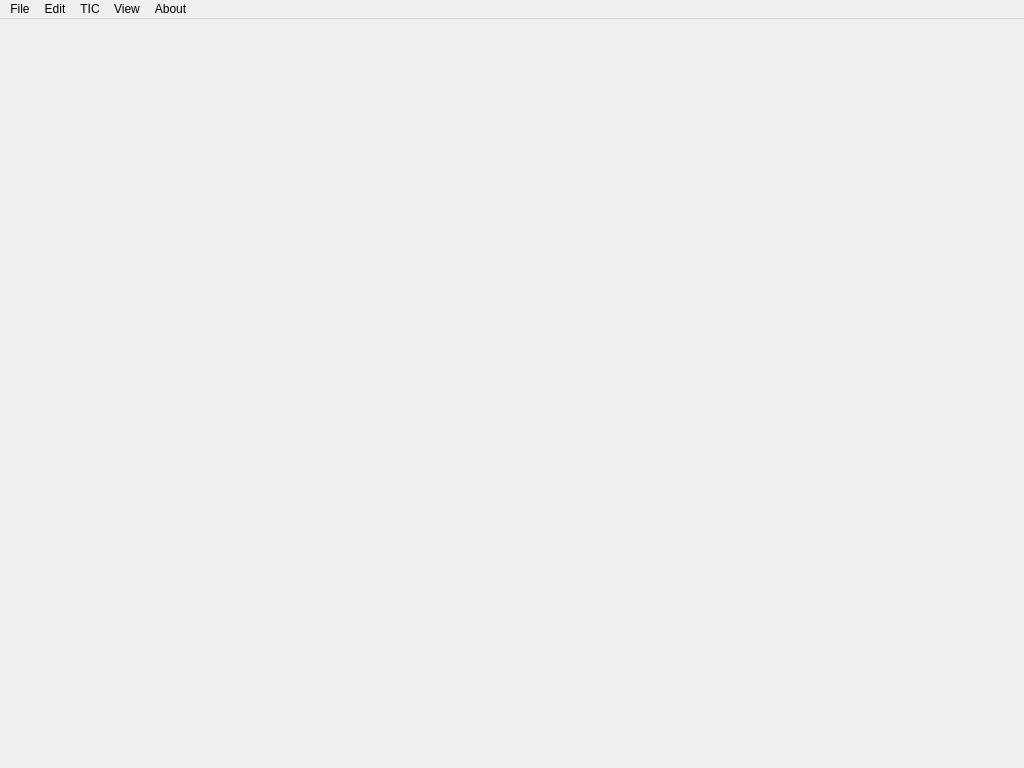
<?xml version="1.0" encoding="UTF-8"?>
<ui version="4.0">
 <class>MainTigerWindow</class>
 <widget class="QMainWindow" name="MainTigerWindow">
  <property name="geometry">
   <rect>
    <x>0</x>
    <y>0</y>
    <width>1024</width>
    <height>768</height>
   </rect>
  </property>
  <property name="minimumSize">
   <size>
    <width>1024</width>
    <height>768</height>
   </size>
  </property>
  <property name="windowTitle">
   <string>TIGER - Topological Interlocking GEneratoR</string>
  </property>
  <property name="windowIcon">
   <iconset>
    <normaloff>:/Icons/help.png</normaloff>:/Icons/help.png</iconset>
  </property>
  <property name="iconSize">
   <size>
    <width>22</width>
    <height>22</height>
   </size>
  </property>
  <widget class="QWidget" name="centralwidget">
   <layout class="QGridLayout" name="gridLayout">
    <item row="0" column="0">
     <widget class="QVTKOpenGLNativeWidget" name="qvtkWidget" native="true"/>
    </item>
   </layout>
  </widget>
  <widget class="QMenuBar" name="menuBar">
   <property name="geometry">
    <rect>
     <x>0</x>
     <y>0</y>
     <width>1024</width>
     <height>25</height>
    </rect>
   </property>
   <widget class="QMenu" name="menuFile">
    <property name="title">
     <string>File</string>
    </property>
    <widget class="QMenu" name="menuNew">
     <property name="title">
      <string>New</string>
     </property>
     <widget class="QMenu" name="menuNewTessellation">
      <property name="title">
       <string>Tessellation</string>
      </property>
      <widget class="QMenu" name="menuNewParametricSurface">
       <property name="title">
        <string>Parametric Surface</string>
       </property>
       <addaction name="actionNewBendedSquareGeometry"/>
       <addaction name="actionNewConeGeometry"/>
       <addaction name="actionNewCylinderGeometry"/>
       <addaction name="actionNewParaboloidGeometry"/>
       <addaction name="actionNewSquareGridGeometry"/>
       <addaction name="actionNewTorusGeometry"/>
       <addaction name="actionNewTruncatedConeGeometry"/>
       <addaction name="actionNewCyclideGeometry"/>
      </widget>
      <widget class="QMenu" name="menuNewPolygon">
       <property name="title">
        <string>Polygon</string>
       </property>
       <addaction name="actionNewEquilateralTriangleGeometry"/>
       <addaction name="actionNewNsidedRegularPolygonGeometry"/>
       <addaction name="actionNewRectangleGeometry"/>
       <addaction name="actionNewSquareGeometry"/>
      </widget>
      <widget class="QMenu" name="menuNewSolid">
       <property name="title">
        <string>Solid</string>
       </property>
       <addaction name="actionNewPlatonicSolidGeometry"/>
       <addaction name="actionNewArchimedeanSolidGeometry"/>
      </widget>
      <addaction name="menuNewParametricSurface"/>
      <addaction name="menuNewPolygon"/>
      <addaction name="menuNewSolid"/>
      <addaction name="separator"/>
      <addaction name="actionNewObjFileGeometry"/>
     </widget>
     <addaction name="actionNewWorkspace"/>
     <addaction name="menuNewTessellation"/>
    </widget>
    <widget class="QMenu" name="menuSaveGeogebraJsFile">
     <property name="title">
      <string>Save Geogebra JS File</string>
     </property>
     <addaction name="actionSaveGeogebraJsTessellationFile"/>
     <addaction name="actionSaveGeogebraJsAllAssemblyFile"/>
     <addaction name="actionSaveGeogebraJsAssemblyFilePerBlock"/>
     <addaction name="actionSaveGeogebraJsAllInterfacePolygonsFile"/>
     <addaction name="separator"/>
     <addaction name="actionSaveGeogebraJsAllFile"/>
    </widget>
    <widget class="QMenu" name="menuSaveOBJFile">
     <property name="title">
      <string>Save OBJ File</string>
     </property>
     <addaction name="actionSaveObjTessellationFile"/>
     <addaction name="actionSaveObjAllAssemblyFile"/>
     <addaction name="actionSaveObjAssemblyFilePerBlock"/>
     <addaction name="actionSaveObjAllInterfacePolygonsFile"/>
     <addaction name="actionSaveObjWorkspaceFile"/>
    </widget>
    <widget class="QMenu" name="menuSaveVRMLFile">
     <property name="title">
      <string>Save VRML File</string>
     </property>
     <addaction name="actionSaveVrmlTessellationFile"/>
     <addaction name="actionSaveVrmlAssemblyFile"/>
     <addaction name="actionSaveVrmlAssemblyFilePerBlock"/>
     <addaction name="actionSaveVrmlInterfacePolygonsFile"/>
     <addaction name="actionSaveVrmlWorkspaceFile"/>
    </widget>
    <addaction name="menuNew"/>
    <addaction name="separator"/>
    <addaction name="actionSaveAbaqusFile"/>
    <addaction name="menuSaveGeogebraJsFile"/>
    <addaction name="menuSaveOBJFile"/>
    <addaction name="menuSaveVRMLFile"/>
    <addaction name="separator"/>
    <addaction name="actionClose"/>
   </widget>
   <widget class="QMenu" name="menuEdit">
    <property name="title">
     <string>Edit</string>
    </property>
    <widget class="QMenu" name="menuEditTessellation">
     <property name="title">
      <string>Tessellation</string>
     </property>
     <addaction name="actionEditTessellationCentroidToOrigin"/>
     <addaction name="actionEditDualTessellation"/>
     <addaction name="actionEditTileSubdivision"/>
     <addaction name="actionEditFlipTessellation"/>
     <addaction name="actionEditNormalizeVertices"/>
     <addaction name="actionEditRotateTessellation"/>
     <addaction name="actionEditScaleTessellation"/>
    </widget>
    <widget class="QMenu" name="menuEditAssembly">
     <property name="title">
      <string>Assembly</string>
     </property>
     <widget class="QMenu" name="menuEditAssemblyClip">
      <property name="title">
       <string>Clip</string>
      </property>
      <addaction name="actionEditAssemblyClipExact"/>
      <addaction name="actionEditAssemblyClipTileOffset"/>
      <addaction name="actionEditAssemblyClipAdaptiveTileOffset"/>
     </widget>
     <addaction name="menuEditAssemblyClip"/>
     <addaction name="separator"/>
     <addaction name="actionEditRestoreAssembly"/>
    </widget>
    <addaction name="menuEditTessellation"/>
    <addaction name="menuEditAssembly"/>
   </widget>
   <widget class="QMenu" name="menuTic">
    <property name="title">
     <string>TIC</string>
    </property>
    <addaction name="actionTicSetCentersAndDirections"/>
    <addaction name="separator"/>
    <addaction name="actionTicTiltingAngleMethod"/>
    <addaction name="actionTicHeightBisectionMethod"/>
    <addaction name="separator"/>
    <addaction name="actionTicEnableDisableSpecificBlocks"/>
    <addaction name="actionTicAddBlockWeightLoads"/>
    <addaction name="actionTicAddBlockForceTorqueLoads"/>
    <addaction name="actionTicResetBlockLoads"/>
    <addaction name="actionTicFixBottomBlocks"/>
    <addaction name="separator"/>
    <addaction name="actionTicCalculateOverlapping"/>
    <addaction name="actionTicCalculateInterfaces"/>
    <addaction name="separator"/>
    <addaction name="actionTicStaticEquilibriumAnalysis"/>
   </widget>
   <widget class="QMenu" name="menuView">
    <property name="title">
     <string>View</string>
    </property>
    <widget class="QMenu" name="menuViewWorkspace">
     <property name="title">
      <string>Workspace</string>
     </property>
     <widget class="QMenu" name="menuViewTessellation">
      <property name="title">
       <string>Tessellation</string>
      </property>
      <addaction name="actionViewTessellationGeometry"/>
      <addaction name="actionViewTessellationBoundingBox"/>
     </widget>
     <widget class="QMenu" name="menuViewAssembly">
      <property name="title">
       <string>Assembly</string>
      </property>
      <addaction name="actionViewAssemblyGeometry"/>
      <addaction name="actionViewAssemblyBlockIndices"/>
      <addaction name="actionViewAssemblyBoundingBoxes"/>
     </widget>
     <widget class="QMenu" name="menuViewInterfacePolygons">
      <property name="title">
       <string>Interface Polygons</string>
      </property>
      <addaction name="actionViewPlainInterfaces"/>
      <addaction name="actionViewCompressionForces"/>
      <addaction name="actionViewTensionForces"/>
      <addaction name="actionViewUTangentialForces"/>
      <addaction name="actionViewVTangentialForces"/>
      <addaction name="separator"/>
      <addaction name="actionViewCapInterfaceForces"/>
     </widget>
     <addaction name="actionViewAxes"/>
     <addaction name="actionViewGrid"/>
     <addaction name="menuViewTessellation"/>
     <addaction name="actionViewTileCenters"/>
     <addaction name="actionViewEdgeDirections"/>
     <addaction name="menuViewAssembly"/>
     <addaction name="menuViewInterfacePolygons"/>
     <addaction name="separator"/>
     <addaction name="actionViewShowAll"/>
     <addaction name="actionViewHideAll"/>
    </widget>
    <widget class="QMenu" name="menuViewCamera">
     <property name="title">
      <string>Camera</string>
     </property>
     <addaction name="actionCameraFront"/>
     <addaction name="actionCameraBack"/>
     <addaction name="actionCameraLeft"/>
     <addaction name="actionCameraRight"/>
     <addaction name="actionCameraTop"/>
     <addaction name="actionCameraBottom"/>
     <addaction name="separator"/>
     <addaction name="actionCameraManual"/>
     <addaction name="actionCameraReset"/>
    </widget>
    <addaction name="menuViewWorkspace"/>
    <addaction name="menuViewCamera"/>
   </widget>
   <widget class="QMenu" name="menuAbout">
    <property name="title">
     <string>About</string>
    </property>
   </widget>
   <addaction name="menuFile"/>
   <addaction name="menuEdit"/>
   <addaction name="menuTic"/>
   <addaction name="menuView"/>
   <addaction name="menuAbout"/>
  </widget>
  <action name="actionEditTileSubdivision">
   <property name="text">
    <string>Face Subdivision</string>
   </property>
  </action>
  <action name="actionEditNormalizeVertices">
   <property name="text">
    <string>Normalize Vertices</string>
   </property>
  </action>
  <action name="actionEditScaleTessellation">
   <property name="text">
    <string>Scale</string>
   </property>
  </action>
  <action name="actionEditRestoreAssembly">
   <property name="text">
    <string>Restore Assembly</string>
   </property>
  </action>
  <action name="actionTicTiltingAngleMethod">
   <property name="text">
    <string>Tilting Angle Method</string>
   </property>
  </action>
  <action name="actionTicHeightBisectionMethod">
   <property name="text">
    <string>Height-Bisection Method</string>
   </property>
  </action>
  <action name="actionTicStaticEquilibriumAnalysis">
   <property name="text">
    <string>Static Equilibrium Analysis</string>
   </property>
  </action>
  <action name="actionViewAxes">
   <property name="checkable">
    <bool>true</bool>
   </property>
   <property name="checked">
    <bool>true</bool>
   </property>
   <property name="text">
    <string>Axes</string>
   </property>
  </action>
  <action name="actionViewGrid">
   <property name="checkable">
    <bool>true</bool>
   </property>
   <property name="checked">
    <bool>true</bool>
   </property>
   <property name="text">
    <string>Grid</string>
   </property>
  </action>
  <action name="actionViewTileCenters">
   <property name="checkable">
    <bool>true</bool>
   </property>
   <property name="checked">
    <bool>true</bool>
   </property>
   <property name="text">
    <string>Tile Centers</string>
   </property>
  </action>
  <action name="actionViewEdgeDirections">
   <property name="checkable">
    <bool>true</bool>
   </property>
   <property name="checked">
    <bool>true</bool>
   </property>
   <property name="text">
    <string>Edge Directions</string>
   </property>
  </action>
  <action name="actionViewShowAll">
   <property name="text">
    <string>Show All</string>
   </property>
  </action>
  <action name="actionViewHideAll">
   <property name="text">
    <string>Hide All</string>
   </property>
  </action>
  <action name="actionNewWorkspace">
   <property name="text">
    <string>Workspace</string>
   </property>
  </action>
  <action name="actionNewObjFileGeometry">
   <property name="text">
    <string>From OBJ file</string>
   </property>
  </action>
  <action name="actionNewBendedSquareGeometry">
   <property name="text">
    <string>Bended Square</string>
   </property>
  </action>
  <action name="actionNewConeGeometry">
   <property name="text">
    <string>Cone</string>
   </property>
  </action>
  <action name="actionNewCylinderGeometry">
   <property name="text">
    <string>Cylinder</string>
   </property>
  </action>
  <action name="actionNewSquareGridGeometry">
   <property name="text">
    <string>Square Grid</string>
   </property>
  </action>
  <action name="actionNewTorusGeometry">
   <property name="text">
    <string>Torus</string>
   </property>
  </action>
  <action name="actionNewTruncatedConeGeometry">
   <property name="text">
    <string>Truncated Cone</string>
   </property>
  </action>
  <action name="actionNewEquilateralTriangleGeometry">
   <property name="text">
    <string>Equilateral Triangle</string>
   </property>
  </action>
  <action name="actionNewNsidedRegularPolygonGeometry">
   <property name="text">
    <string>N-sided Regular Polygon</string>
   </property>
  </action>
  <action name="actionNewRectangleGeometry">
   <property name="text">
    <string>Rectangle</string>
   </property>
  </action>
  <action name="actionNewSquareGeometry">
   <property name="text">
    <string>Square</string>
   </property>
  </action>
  <action name="actionNewPlatonicSolidGeometry">
   <property name="text">
    <string>Platonic Solid</string>
   </property>
  </action>
  <action name="actionNewArchimedeanSolidGeometry">
   <property name="text">
    <string>Archimedean Solid</string>
   </property>
  </action>
  <action name="actionCameraFront">
   <property name="text">
    <string>Front</string>
   </property>
  </action>
  <action name="actionCameraBack">
   <property name="text">
    <string>Back</string>
   </property>
  </action>
  <action name="actionCameraLeft">
   <property name="text">
    <string>Left</string>
   </property>
  </action>
  <action name="actionCameraRight">
   <property name="text">
    <string>Right</string>
   </property>
  </action>
  <action name="actionCameraTop">
   <property name="text">
    <string>Top</string>
   </property>
  </action>
  <action name="actionCameraBottom">
   <property name="text">
    <string>Bottom</string>
   </property>
  </action>
  <action name="actionCameraManual">
   <property name="text">
    <string>Manual</string>
   </property>
  </action>
  <action name="actionCameraReset">
   <property name="text">
    <string>Reset</string>
   </property>
  </action>
  <action name="actionClose">
   <property name="text">
    <string>Close</string>
   </property>
  </action>
  <action name="actionEditDualTessellation">
   <property name="text">
    <string>Dual</string>
   </property>
  </action>
  <action name="actionNewParaboloidGeometry">
   <property name="text">
    <string>Paraboloid</string>
   </property>
  </action>
  <action name="actionTicSetCentersAndDirections">
   <property name="text">
    <string>Set Centers and Directions</string>
   </property>
  </action>
  <action name="actionSaveAbaqusFile">
   <property name="text">
    <string>Save Abaqus File</string>
   </property>
  </action>
  <action name="actionSaveGeogebraJsTessellationFile">
   <property name="text">
    <string>Tessellation</string>
   </property>
  </action>
  <action name="actionSaveGeogebraJsAllAssemblyFile">
   <property name="text">
    <string>Assembly (Single File)</string>
   </property>
  </action>
  <action name="actionSaveGeogebraJsAllInterfacePolygonsFile">
   <property name="text">
    <string>Interface Polygons</string>
   </property>
  </action>
  <action name="actionSaveGeogebraJsAllFile">
   <property name="text">
    <string>All Together</string>
   </property>
  </action>
  <action name="actionSaveGeogebraJsAssemblyFilePerBlock">
   <property name="text">
    <string>Assembly (File per Block)</string>
   </property>
  </action>
  <action name="actionSaveObjTessellationFile">
   <property name="text">
    <string>Tessellation</string>
   </property>
  </action>
  <action name="actionSaveObjAllAssemblyFile">
   <property name="text">
    <string>Assembly (Single File)</string>
   </property>
  </action>
  <action name="actionSaveObjAssemblyFilePerBlock">
   <property name="text">
    <string>Assembly (File per Block)</string>
   </property>
  </action>
  <action name="actionSaveObjAllInterfacePolygonsFile">
   <property name="text">
    <string>Interface Polygons</string>
   </property>
  </action>
  <action name="actionEditAssemblyClipExact">
   <property name="text">
    <string>Exact</string>
   </property>
  </action>
  <action name="actionEditAssemblyClipTileOffset">
   <property name="text">
    <string>Tile Offset</string>
   </property>
  </action>
  <action name="actionEditAssemblyClipAdaptiveTileOffset">
   <property name="text">
    <string>Adaptive Tile Offset</string>
   </property>
  </action>
  <action name="actionEditRotateTessellation">
   <property name="text">
    <string>Rotate</string>
   </property>
  </action>
  <action name="actionEditTessellationCentroidToOrigin">
   <property name="text">
    <string>Centroid to Origin</string>
   </property>
  </action>
  <action name="actionTicCalculateInterfaces">
   <property name="text">
    <string>Calculate Interfaces</string>
   </property>
  </action>
  <action name="actionTicCalculateOverlapping">
   <property name="text">
    <string>Calculate Overlapping</string>
   </property>
  </action>
  <action name="actionTicFixBottomBlocks">
   <property name="text">
    <string>Fix Bottom Blocks</string>
   </property>
  </action>
  <action name="actionViewTessellationGeometry">
   <property name="checkable">
    <bool>true</bool>
   </property>
   <property name="checked">
    <bool>true</bool>
   </property>
   <property name="text">
    <string>Geometry</string>
   </property>
  </action>
  <action name="actionViewTessellationBoundingBox">
   <property name="checkable">
    <bool>true</bool>
   </property>
   <property name="text">
    <string>Bounding Box</string>
   </property>
  </action>
  <action name="actionViewAssemblyGeometry">
   <property name="checkable">
    <bool>true</bool>
   </property>
   <property name="checked">
    <bool>true</bool>
   </property>
   <property name="text">
    <string>Geometry</string>
   </property>
  </action>
  <action name="actionViewAssemblyBoundingBoxes">
   <property name="checkable">
    <bool>true</bool>
   </property>
   <property name="text">
    <string>Bounding Boxes</string>
   </property>
  </action>
  <action name="actionViewPlainInterfaces">
   <property name="checkable">
    <bool>true</bool>
   </property>
   <property name="text">
    <string>Plain</string>
   </property>
  </action>
  <action name="actionViewCompressionForces">
   <property name="checkable">
    <bool>true</bool>
   </property>
   <property name="text">
    <string>Compression Forces</string>
   </property>
  </action>
  <action name="actionViewTensionForces">
   <property name="checkable">
    <bool>true</bool>
   </property>
   <property name="text">
    <string>Tension Forces</string>
   </property>
  </action>
  <action name="actionViewUTangentialForces">
   <property name="checkable">
    <bool>true</bool>
   </property>
   <property name="text">
    <string>U-Tangential Forces</string>
   </property>
  </action>
  <action name="actionViewVTangentialForces">
   <property name="checkable">
    <bool>true</bool>
   </property>
   <property name="text">
    <string>V-Tangential Forces</string>
   </property>
  </action>
  <action name="actionSaveObjWorkspaceFile">
   <property name="text">
    <string>Workspace</string>
   </property>
  </action>
  <action name="actionSaveVrmlTessellationFile">
   <property name="text">
    <string>Tessellation</string>
   </property>
  </action>
  <action name="actionSaveVrmlAssemblyFile">
   <property name="text">
    <string>Assembly (Single File)</string>
   </property>
  </action>
  <action name="actionSaveVrmlAssemblyFilePerBlock">
   <property name="text">
    <string>Assembly (File per Block)</string>
   </property>
  </action>
  <action name="actionSaveVrmlInterfacePolygonsFile">
   <property name="text">
    <string>Interfaces</string>
   </property>
  </action>
  <action name="actionSaveVrmlWorkspaceFile">
   <property name="text">
    <string>Workspace</string>
   </property>
  </action>
  <action name="actionEditFlipTessellation">
   <property name="text">
    <string>Flip</string>
   </property>
  </action>
  <action name="actionNewCyclideGeometry">
   <property name="text">
    <string>Cyclide</string>
   </property>
  </action>
  <action name="actionTicAddBlockWeightLoads">
   <property name="text">
    <string>Add Block Weight Loads</string>
   </property>
  </action>
  <action name="actionTicAddBlockForceTorqueLoads">
   <property name="text">
    <string>Add Block Force/Torque Loads</string>
   </property>
  </action>
  <action name="actionTicEnableDisableAllBlocks">
   <property name="text">
    <string>Enable/Disable All Blocks</string>
   </property>
  </action>
  <action name="actionTicEnableDisableSpecificBlocks">
   <property name="text">
    <string>Enable/Disable Specific Blocks</string>
   </property>
  </action>
  <action name="actionViewAssemblyBlockIndices">
   <property name="checkable">
    <bool>true</bool>
   </property>
   <property name="text">
    <string>Block Indices</string>
   </property>
  </action>
  <action name="actionTicResetBlockLoads">
   <property name="text">
    <string>Reset Block Loads</string>
   </property>
  </action>
  <action name="actionViewCapInterfaceForces">
   <property name="text">
    <string>Cap Forces</string>
   </property>
  </action>
 </widget>
 <customwidgets>
  <customwidget>
   <class>QVTKOpenGLNativeWidget</class>
   <extends>QWidget</extends>
   <header>QVTKOpenGLNativeWidget.h</header>
  </customwidget>
 </customwidgets>
 <resources>
  <include location="Icons/icons.qrc"/>
 </resources>
 <connections/>
</ui>
